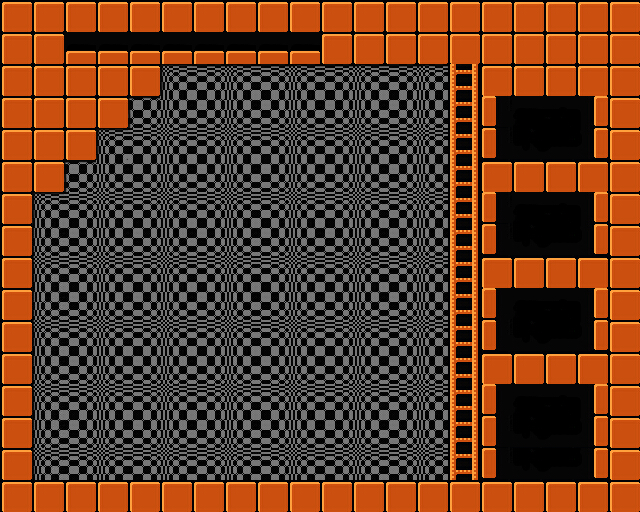

This game map was drawn from its Tiled (.tmx) file and the tilesets committed beside it. A one-line description and the trimmed map source follow:
An orthogonal 20x16 tile map with 32x32 px tiles, 2 tile layers (background, wall), 9 tilesets.

<map version="1.0" orientation="orthogonal" renderorder="right-up" width="20" height="16" tilewidth="32" tileheight="32">
 <tileset firstgid="1" name="background" tilewidth="32" tileheight="32">
  <image source="background.jpg" width="72" height="72" />
 </tileset>
 <tileset firstgid="5" name="wall" tilewidth="32" tileheight="32">
  <image source="wall.jpg" width="66" height="66" />
  <tile id="0">
   <properties>
    <property name="pass" value="false" />
   </properties>
  </tile>
  <tile id="1">
   <properties>
    <property name="pass" value="false" />
   </properties>
  </tile>
  <tile id="2">
   <properties>
    <property name="pass" value="false" />
   </properties>
  </tile>
  <tile id="3">
   <properties>
    <property name="pass" value="false" />
   </properties>
  </tile>
 </tileset>
 <tileset firstgid="9" name="ladder" tilewidth="32" tileheight="64">
  <image source="ladder.jpg" width="32" height="64" />
 </tileset>
 <tileset firstgid="10" name="kanban" tilewidth="32" tileheight="32">
  <image source="kanban.jpg" width="131" height="97" />
 </tileset>
 <tileset firstgid="22" name="scorebanner" tilewidth="32" tileheight="32">
  <image source="scorebanner.png" width="68" height="34" />
 </tileset>
 <tileset firstgid="24" name="background_shadow" tilewidth="32" tileheight="32">
  <image source="background_shadow.png" width="72" height="72" />
 </tileset>
 <tileset firstgid="28" name="background_shadow_frame" tilewidth="32" tileheight="32">
  <image source="background_shadow_frame.png" width="72" height="72" />
 </tileset>
 <tileset firstgid="32" name="background_shaow_left" tilewidth="32" tileheight="32">
  <image source="background_shaow_left.jpg" width="72" height="72" />
 </tileset>
 <tileset firstgid="36" name="background_shadow_top" tilewidth="32" tileheight="32">
  <image source="background_shadow_top.png" width="72" height="72" />
 </tileset>
 <layer name="background" width="20" height="16">
  <data>[320 cells, 320 non-empty, 12 distinct tile ids]</data>
 </layer>
 <layer name="wall" width="20" height="16">
  <data>[320 cells, 155 non-empty, 14 distinct tile ids]</data>
 </layer>
</map>